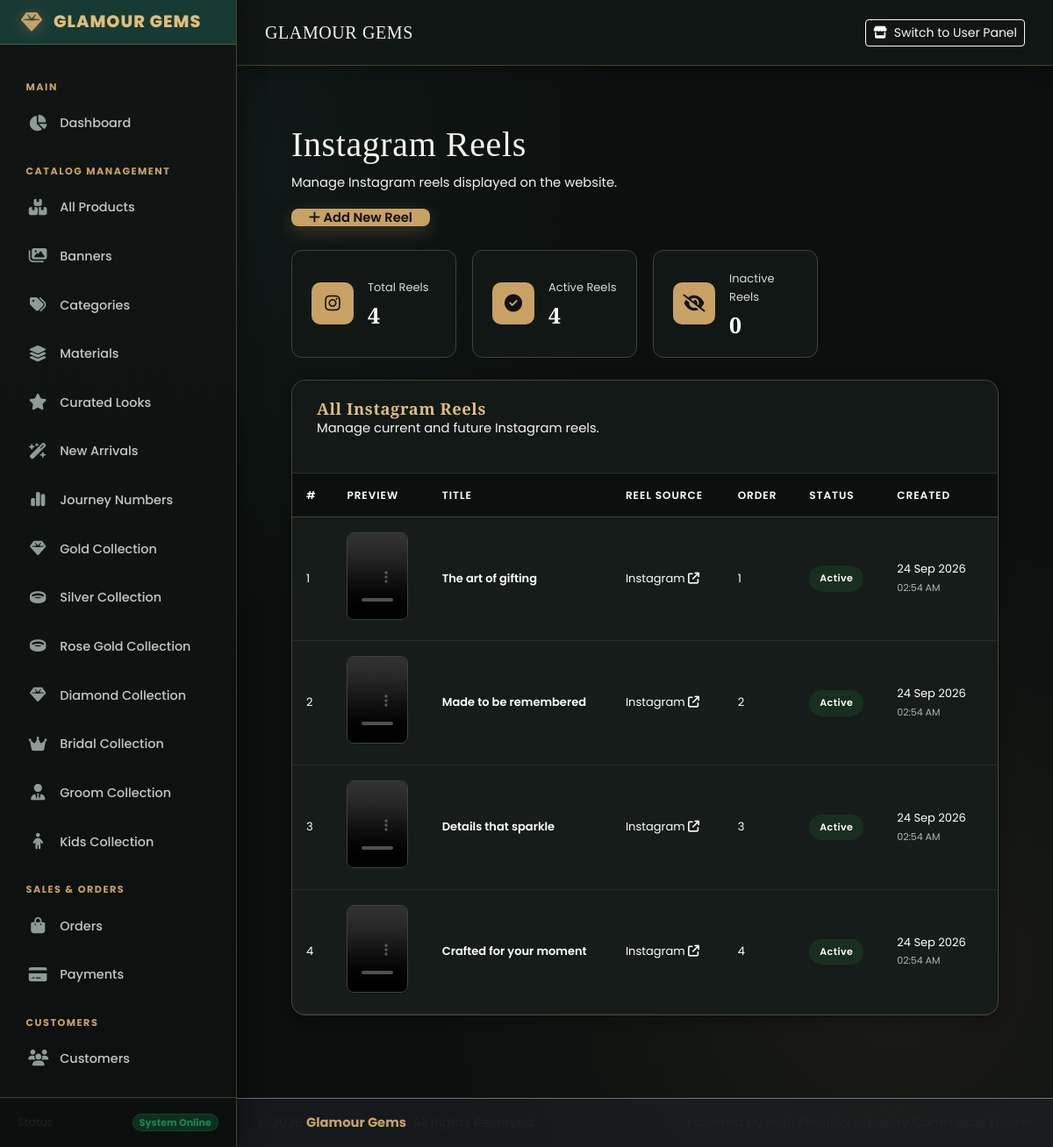
/admin/instagram-reels.php (signed in), run on the app's committed database.
### tables this page shows
CREATE TABLE IF NOT EXISTS instagram_reels (
    id INT UNSIGNED AUTO_INCREMENT PRIMARY KEY,
    title VARCHAR(180) NOT NULL,
    reel_url VARCHAR(500) DEFAULT NULL,
    thumbnail VARCHAR(255) DEFAULT NULL,
    video_file VARCHAR(255) DEFAULT NULL,
    status ENUM('active','inactive') NOT NULL DEFAULT 'active',
    display_order INT NOT NULL DEFAULT 0,
    created_at TIMESTAMP NOT NULL DEFAULT CURRENT_TIMESTAMP
);

### admin/instagram-reels.php (the view, shortened to what this page needs)
<?php
require_once(__DIR__ . '/../config/database.php');
$reels_query = mysqli_query(
    $conn,
    "SELECT *
     FROM instagram_reels
     ORDER BY display_order ASC, id ASC"
);
$total_result = mysqli_query(
    $conn,
    "SELECT COUNT(*) AS total
     FROM instagram_reels"
);
$total_row = mysqli_fetch_assoc($total_result);
$total_reels = (int)$total_row['total'];
$active_result = mysqli_query(
    $conn,
    "SELECT COUNT(*) AS total
     FROM instagram_reels
     WHERE status = 'active'"
);
$active_row = mysqli_fetch_assoc($active_result);
$active_reels = (int)$active_row['total'];
$inactive_result = mysqli_query(
    $conn,
    "SELECT COUNT(*) AS total
     FROM instagram_reels
     WHERE status = 'inactive'"
);
$inactive_row = mysqli_fetch_assoc($inactive_result);
$inactive_reels = (int)$inactive_row['total'];
include(__DIR__ . '/includes/header.php');
?>
<div class="admin-page">
    <div class="page-header">
        <div>
            <h1 class="page-title">
                Instagram Reels
            </h1>
            <p class="page-subtitle">
                Manage Instagram reels displayed on the website.
            </p>
        </div>
        <div>
            <a
                href="add-instagram-reel.php"
                class="btn-gg-gold"
            >
                <i class="fa-solid fa-plus"></i>
                Add New Reel
            </a>
        </div>
    </div>
    <div class="stats-grid">
        <div class="stat-card">
            <div class="stat-icon">
                <i class="fa-brands fa-instagram"></i>
            </div>
            <div class="stat-content">
                <span class="stat-label">
                    Total Reels
                </span>
                <h3>
                    <?php echo $total_reels; ?>
                </h3>
            </div>
        </div>
        <div class="stat-card">
            <div class="stat-icon">
                <i class="fa-solid fa-circle-check"></i>
            </div>
            <div class="stat-content">
                <span class="stat-label">
                    Active Reels
                </span>
                <h3>
                    <?php echo $active_reels; ?>
                </h3>
            </div>
        </div>
        <div class="stat-card">
            <div class="stat-icon">
                <i class="fa-solid fa-eye-slash"></i>
            </div>
            <div class="stat-content">
                <span class="stat-label">
                    Inactive Reels
                </span>
                <h3>
                    <?php echo $inactive_reels; ?>
                </h3>
            </div>
        </div>
    </div>
    <div class="gg-card">
        <div class="gg-card-header">
            <div>
                <h2 class="gg-card-title">
                    All Instagram Reels
                </h2>
                <p class="gg-card-subtitle">
                    Manage current and future Instagram reels.
                </p>
            </div>
        </div>
        <div class="table-responsive">
            <table class="table-gg">
                <thead>
                    <tr>
                        <th>#</th>
                        <th>Preview</th>
                        <th>Title</th>
                        <th>Reel Source</th>
                        <th>Order</th>
                        <th>Status</th>
                        <th>Created</th>
                        <th>Action</th>
                    </tr>
                </thead>
                <tbody>
                    <?php if ($reels_query && mysqli_num_rows($reels_query) > 0): ?>
                        <?php
                        $count = 1;
                        while ($reel = mysqli_fetch_assoc($reels_query)):
                        ?>
                            <tr>
                                <td>
                                    <?php echo $count++; ?>
                                </td>
                                <td>
                                    <?php if (!empty($reel['video_file'])): ?>
                                        <video
                                            width="70"
                                            height="100"
                                            controls
                                            muted
                                            preload="metadata"
                                            style="
                                                width:70px;
                                                height:100px;
                                                object-fit:cover;
                                                border-radius:8px;
                                                border:1px solid #3c443d;
                                                background:#000;
                                            "
                                        >
                                            <source
                                                src="../assets/videos/<?php echo htmlspecialchars($reel['video_file']); ?>"
                                                type="video/mp4"
                                            >
                                        </video>
                                    <?php endif; ?>
                                </td>
                                <td>
                                    <strong>
                                        <?php
                                        echo htmlspecialchars(
                                            $reel['title']
                                        );
                                        ?>
                                    </strong>
                                </td>
                                <td>
                                    <?php if (!empty($reel['reel_url'])): ?>
                                        <a
                                            href="<?php echo htmlspecialchars($reel['reel_url']); ?>"
                                            target="_blank"
                                            style="
                                                color:#c8a165;
                                                text-decoration:none;
                                            "
                                        >
                                            Instagram
                                            <i
                                                class="fa-solid fa-arrow-up-right-from-square"
                                            ></i>
                                        </a>
                                    <?php elseif (!empty($reel['video_file'])): ?>
                                        <span style="color:#aaa;">
                                            Local Video
                                        </span>
                                    <?php else: ?>
                                        <span style="color:#777;">
                                            —
                                        </span>
                                    <?php endif; ?>
                                </td>
                                <td>
                                    <?php
                                    echo (int)$reel['display_order'];
                                    ?>
                                </td>
                                <td>
                                    <?php if ($reel['status'] === 'active'): ?>
                                        <span class="badge-gg badge-success">
                                            Active
                                        </span>
                                    <?php else: ?>
                                        <span class="badge-gg badge-danger">
                                            Inactive
                                        </span>
                                    <?php endif; ?>
                                </td>
                                <td>
                                    <?php
                                    echo date(
                                        'd M Y',
                                        strtotime(
                                            $reel['created_at']
                                        )
                                    );
                                    ?>
                                    <br>
                                    <small>
                                        <?php
                                        echo date(
                                            'h:i A',
                                            strtotime(
                                                $reel['created_at']
                                            )
                                        );
                                        ?>
                                    </small>
                                </td>
                                <td>
                                </td>
                            </tr>
                        <?php endwhile; ?>
                    <?php endif; ?>
                </tbody>
            </table>
        </div>
    </div>
</div>
<?php
include(__DIR__ . '/includes/footer.php');
?>

### data on the page
instagram_reels: title "The art of gifting", display_order "1", status "Active", created_at "24 Sep 2026", created_at "02:54 AM"
instagram_reels: title "Made to be remembered", display_order "2", status "Active", created_at "24 Sep 2026", created_at "02:54 AM"
instagram_reels: title "Details that sparkle", display_order "3", status "Active", created_at "24 Sep 2026", created_at "02:54 AM"
instagram_reels: title "Crafted for your moment", display_order "4", status "Active", created_at "24 Sep 2026", created_at "02:54 AM"

### other printed values
$total_reels "4"
$active_reels "4"
$inactive_reels "0"
